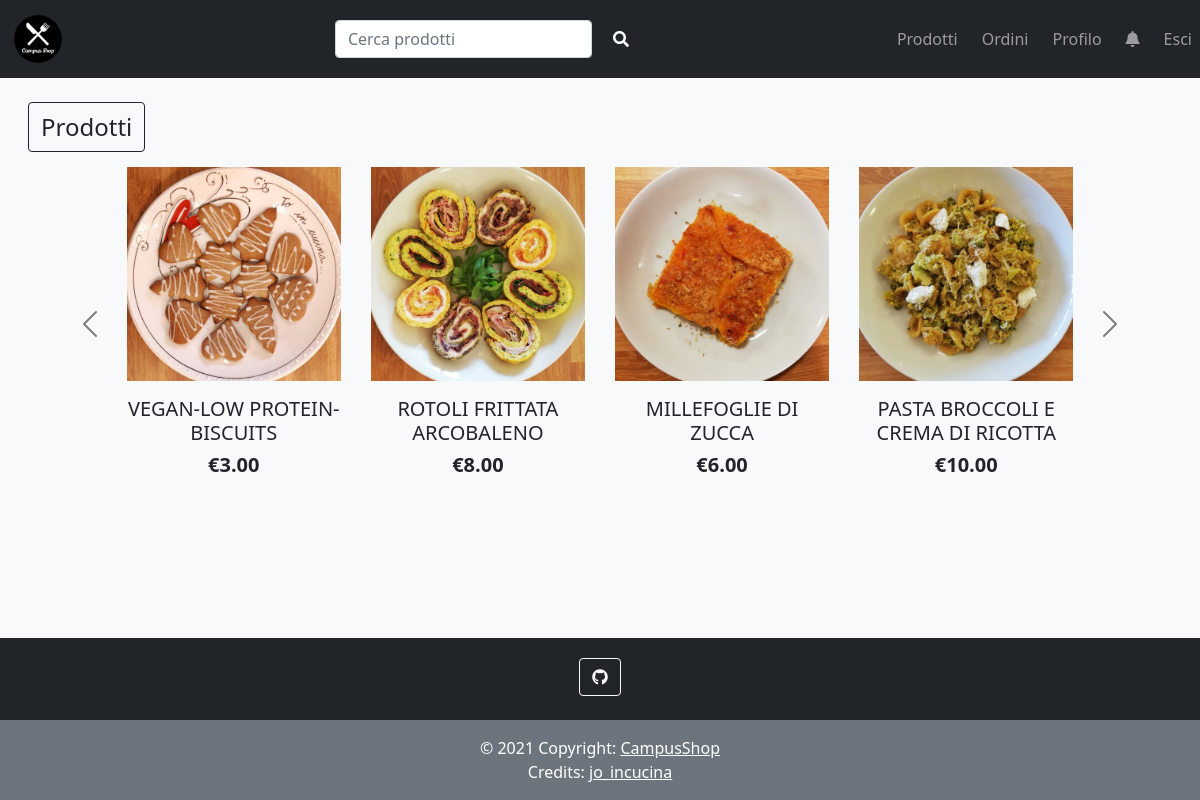
/vendor.php (signed in), run on the app's committed database.
### tables this page shows
CREATE TABLE `prodotto` (
  `id` int(10) UNSIGNED NOT NULL,
  `nome` char(254) NOT NULL,
  `prezzo` decimal(6,2) NOT NULL,
  `quantita_disponibile` int(11) NOT NULL,
  `visibile` tinyint(1) NOT NULL DEFAULT 1,
  `foto` char(254) NOT NULL,
  `descrizione` varchar(1024) NOT NULL,
  `id_venditore` int(10) UNSIGNED NOT NULL
);

### class/utils.php (called while the page is built, shortened)
<?php
function isUserLoggedIn()
{
    return !empty($_SESSION['clientEmail']) && $_SESSION["loginType"] == "client";
}
function isVendorLoggedIn()
{
    return !empty($_SESSION['clientEmail']) && $_SESSION["loginType"] == "vendor";
}
function getHeaderElements()
{
    if (isUserLoggedIn()) {
        return [
            ['link' => '#', 'nome' => 'Categorie', 'title' => 'Categorie'],
            ['link' => 'cart.php', 'nome' => "Carrello<span id='cartCount'><span>", 'title' => 'Carrello'],
            ['link' => 'card.php', 'nome' => "Carte", 'title' => "Carte"],
            ['link' => 'orders.php', 'nome' => 'Ordini', 'title' => 'Ordini'],
            ['link' => 'account.php', 'nome' => 'Profilo', 'title' => 'Profilo'],
            ['link' => 'notifiche.php', 'nome' => '<span id="notifyicon" class="fas fa-bell"></span>', 'title' => 'Notifiche'],
            ['link' => 'logout.php', 'nome' => 'Esci', 'title' => 'Esci']
        ];
    } else if (isVendorLoggedIn()) {
        return [
            ['link' => "vendorProducts.php?vendorId=" . $_SESSION["userId"], 'nome' => 'Prodotti', 'title' => 'Prodotti'],
            ['link' => 'vendorOrder.php', 'nome' => 'Ordini', 'title' => 'Ordini'],
            ['link' => 'account.php', 'nome' => 'Profilo', 'title' => 'Profilo'],
            ['link' => 'notifiche.php', 'nome' => '<span id="notifyicon" class="fas fa-bell"></span>', 'title' => 'Notifiche'],
            ['link' => 'logout.php', 'nome' => 'Esci', 'title' => 'Esci']
        ];
    }
}

### bootstrap.php (called while the page is built, shortened)
<?php
require_once("./class/db.php");
require_once("./class/utils.php");
$dbh = new DatabaseHelper("localhost", "root", "", "campus_shop", 3306);
?>

### user/carouselItems.php (the view, shortened to what this page needs)
<?php
for ($i = $index; $i < count($prod) && $i < $index + CAROUSEL_ITEM_NUMBER; $i++) : ?>
    <a class=" btn btn-default align-top" href="product.php?productId=<?php echo $prod[$i]["id"] ?>">
        <?php echo $dbh->getImgFromId($prod[$i]["id"]) . "/>"; ?>
        <div class="text-capitalize fs-6 pt-3">
            <h5 class="d-none d-md-block"> <?php echo  $prod[$i]["nome"]; ?></h5>
            <h5 class="fw-bold"> <?php echo "€" . $prod[$i]["prezzo"]; ?></h5>
        </div>
    </a>
<?php
endfor;
?>

### class/db.php (shortened to what this page needs)
<?php
class DatabaseHelper
{
    private $db;
    public function __construct($servername, $username, $password, $dbname, $port)
    {
        $this->db = new mysqli($servername, $username, $password, $dbname, $port);
    }
    public function getImgFromId($id)
    {
        $stmt = $this->db->prepare("SELECT  nome, foto  FROM prodotto  WHERE id=?");
        $stmt->bind_param("i", $id);
        $stmt->execute();
        $result = $stmt->get_result();
        $row = $result->fetch_assoc();
        return '<img class="img-fluid w-100" src="'  . UPLOAD_DIR . $row["foto"] . '" alt= "' . $row["nome"] .  '"  ';
    }
    public function getProductsFromVendorId($id)
    {
        $stmt = $this->db->prepare("SELECT *
                                    FROM `prodotto`
                                    WHERE id_venditore = ?");
        $stmt->bind_param("i", $id);
        $stmt->execute();
        $result = $stmt->get_result();
        return $result->fetch_all(MYSQLI_ASSOC);
    }
}

### css/style.css (style rules this page uses)
.btn.btn-default.align-top { max-height: 20%; max-width: 20%; }
.btn.btn-default.align-top>img, .btn.btn-default>img { width: 70%; }

### data on the page
prodotto: foto (picture), nome "VEGAN-LOW PROTEIN-BISCUITS", prezzo "3.00"
prodotto: foto (picture), nome "ROTOLI FRITTATA ARCOBALENO", prezzo "8.00"
prodotto: foto (picture), nome "MILLEFOGLIE DI ZUCCA", prezzo "6.00"
prodotto: foto (picture), nome "PASTA BROCCOLI E CREMA DI RICOTTA", prezzo "10.00"

### other printed values
$item["nome"] "Prodotti"
$item["nome"] "Ordini"
$item["nome"] "Profilo"
$item["nome"] "Esci"
$carouselTitle "Prodotti"
